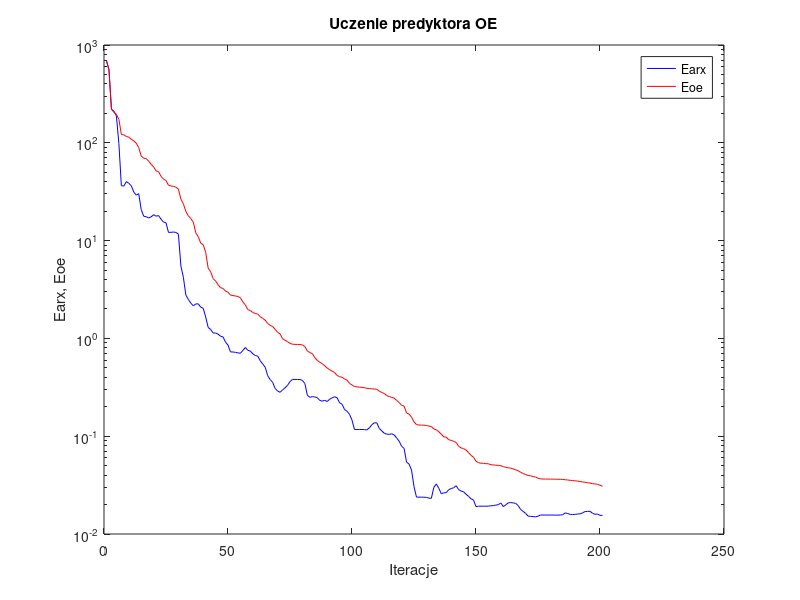
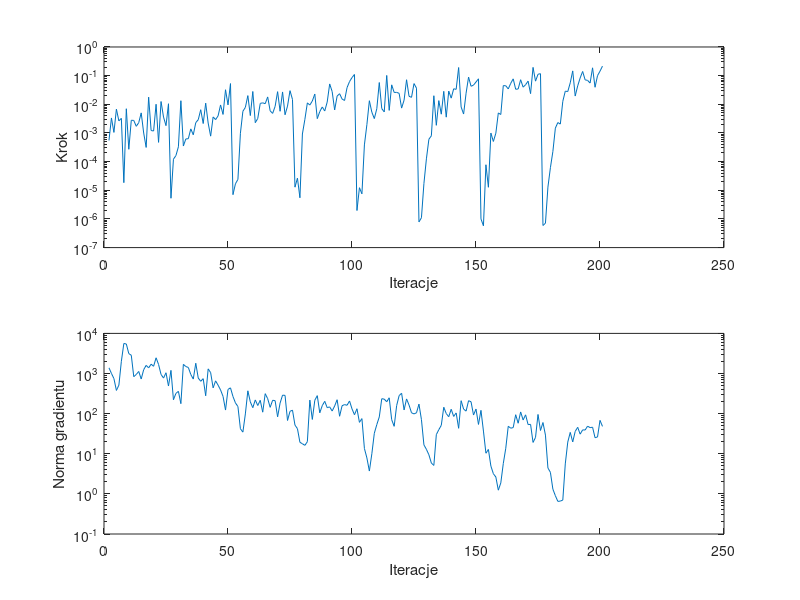

Write MATLAB code to recreate these figures, in order.
%uczenie predyktora oe
clear all;
n=0; farx(n+1)=6.875655e+002; foe(n+1)=6.907516e+002; wspucz(n+1)=0.000000e+000; ng(n+1)=0.000000e+000;
%odnowa zmiennej metryki
n=1; farx(n+1)=5.605293e+002; foe(n+1)=5.608589e+002; krok(n+1)=5.465324e-004; ng(n+1)=1.387877e+003;
n=2; farx(n+1)=2.208264e+002; foe(n+1)=2.207861e+002; krok(n+1)=3.340564e-003; ng(n+1)=1.006039e+003;
n=3; farx(n+1)=2.105202e+002; foe(n+1)=2.046280e+002; krok(n+1)=1.046070e-003; ng(n+1)=7.475140e+002;
n=4; farx(n+1)=1.882193e+002; foe(n+1)=1.954179e+002; krok(n+1)=6.773640e-003; ng(n+1)=3.786482e+002;
n=5; farx(n+1)=9.799816e+001; foe(n+1)=1.740118e+002; krok(n+1)=2.637175e-003; ng(n+1)=5.128124e+002;
n=6; farx(n+1)=3.642302e+001; foe(n+1)=1.215425e+002; krok(n+1)=3.236442e-003; ng(n+1)=2.018583e+003;
n=7; farx(n+1)=3.610702e+001; foe(n+1)=1.207472e+002; krok(n+1)=1.843594e-005; ng(n+1)=5.606099e+003;
n=8; farx(n+1)=4.009630e+001; foe(n+1)=1.161412e+002; krok(n+1)=6.998367e-003; ng(n+1)=5.442002e+003;
n=9; farx(n+1)=3.855923e+001; foe(n+1)=1.142173e+002; krok(n+1)=2.695564e-004; ng(n+1)=3.130316e+003;
n=10; farx(n+1)=3.642926e+001; foe(n+1)=1.087416e+002; krok(n+1)=2.774090e-003; ng(n+1)=2.859458e+003;
n=11; farx(n+1)=3.135765e+001; foe(n+1)=1.045002e+002; krok(n+1)=2.739044e-003; ng(n+1)=8.345307e+002;
n=12; farx(n+1)=2.917929e+001; foe(n+1)=9.918311e+001; krok(n+1)=1.704775e-003; ng(n+1)=9.456287e+002;
n=13; farx(n+1)=3.017939e+001; foe(n+1)=8.939465e+001; krok(n+1)=2.281831e-003; ng(n+1)=1.125609e+003;
n=14; farx(n+1)=2.077702e+001; foe(n+1)=7.333775e+001; krok(n+1)=5.022246e-003; ng(n+1)=7.297424e+002;
n=15; farx(n+1)=1.775897e+001; foe(n+1)=6.948481e+001; krok(n+1)=9.975011e-004; ng(n+1)=1.246783e+003;
n=16; farx(n+1)=1.755783e+001; foe(n+1)=6.909529e+001; krok(n+1)=3.127269e-004; ng(n+1)=1.596169e+003;
n=17; farx(n+1)=1.703312e+001; foe(n+1)=6.494981e+001; krok(n+1)=1.775212e-002; ng(n+1)=1.382455e+003;
n=18; farx(n+1)=1.748288e+001; foe(n+1)=6.033223e+001; krok(n+1)=1.217981e-003; ng(n+1)=1.707187e+003;
n=19; farx(n+1)=1.838589e+001; foe(n+1)=5.687922e+001; krok(n+1)=1.169591e-003; ng(n+1)=1.515031e+003;
n=20; farx(n+1)=1.776346e+001; foe(n+1)=5.154617e+001; krok(n+1)=1.004414e-002; ng(n+1)=2.465228e+003;
n=21; farx(n+1)=1.802921e+001; foe(n+1)=5.065173e+001; krok(n+1)=4.698408e-004; ng(n+1)=1.682509e+003;
n=22; farx(n+1)=1.654406e+001; foe(n+1)=4.537596e+001; krok(n+1)=1.251384e-002; ng(n+1)=9.485151e+002;
n=23; farx(n+1)=1.544835e+001; foe(n+1)=4.251490e+001; krok(n+1)=3.584297e-003; ng(n+1)=7.699015e+002;
n=24; farx(n+1)=1.521568e+001; foe(n+1)=4.115139e+001; krok(n+1)=1.797919e-003; ng(n+1)=1.044937e+003;
n=25; farx(n+1)=1.214153e+001; foe(n+1)=3.676742e+001; krok(n+1)=1.046652e-002; ng(n+1)=4.879463e+002;
%odnowa zmiennej metryki
n=26; farx(n+1)=1.215283e+001; foe(n+1)=3.620935e+001; krok(n+1)=5.272228e-006; ng(n+1)=1.198719e+003;
n=27; farx(n+1)=1.223987e+001; foe(n+1)=3.588433e+001; krok(n+1)=1.215958e-004; ng(n+1)=2.219344e+002;
n=28; farx(n+1)=1.211745e+001; foe(n+1)=3.513771e+001; krok(n+1)=1.624345e-004; ng(n+1)=3.199903e+002;
n=29; farx(n+1)=1.164476e+001; foe(n+1)=3.362359e+001; krok(n+1)=3.293253e-004; ng(n+1)=3.599052e+002;
n=30; farx(n+1)=5.505995e+000; foe(n+1)=2.656147e+001; krok(n+1)=1.333847e-002; ng(n+1)=1.772108e+002;
n=31; farx(n+1)=4.222085e+000; foe(n+1)=2.382052e+001; krok(n+1)=3.505202e-004; ng(n+1)=1.692041e+003;
n=32; farx(n+1)=2.775352e+000; foe(n+1)=1.988773e+001; krok(n+1)=6.187216e-004; ng(n+1)=1.491808e+003;
n=33; farx(n+1)=2.505729e+000; foe(n+1)=1.792729e+001; krok(n+1)=6.298318e-004; ng(n+1)=1.416573e+003;
n=34; farx(n+1)=2.294352e+000; foe(n+1)=1.680856e+001; krok(n+1)=1.389400e-003; ng(n+1)=9.453015e+002;
n=35; farx(n+1)=2.153576e+000; foe(n+1)=1.543568e+001; krok(n+1)=8.616391e-004; ng(n+1)=7.265548e+002;
n=36; farx(n+1)=2.251034e+000; foe(n+1)=1.202743e+001; krok(n+1)=2.293321e-003; ng(n+1)=1.803701e+003;
n=37; farx(n+1)=2.255709e+000; foe(n+1)=1.095871e+001; krok(n+1)=2.896066e-003; ng(n+1)=7.720965e+002;
n=38; farx(n+1)=2.087536e+000; foe(n+1)=9.421072e+000; krok(n+1)=6.475792e-003; ng(n+1)=6.406598e+002;
n=39; farx(n+1)=2.032951e+000; foe(n+1)=9.062321e+000; krok(n+1)=2.133516e-003; ng(n+1)=7.436713e+002;
n=40; farx(n+1)=1.657215e+000; foe(n+1)=7.593461e+000; krok(n+1)=1.095618e-002; ng(n+1)=2.788523e+002;
n=41; farx(n+1)=1.296281e+000; foe(n+1)=5.226331e+000; krok(n+1)=2.213894e-003; ng(n+1)=1.304739e+003;
n=42; farx(n+1)=1.233610e+000; foe(n+1)=4.809889e+000; krok(n+1)=7.740461e-004; ng(n+1)=1.051375e+003;
n=43; farx(n+1)=1.136112e+000; foe(n+1)=4.087304e+000; krok(n+1)=3.625910e-003; ng(n+1)=4.391757e+002;
n=44; farx(n+1)=1.135646e+000; foe(n+1)=3.862158e+000; krok(n+1)=2.924385e-003; ng(n+1)=6.564651e+002;
n=45; farx(n+1)=1.105557e+000; foe(n+1)=3.535860e+000; krok(n+1)=3.941672e-003; ng(n+1)=5.120035e+002;
n=46; farx(n+1)=1.053256e+000; foe(n+1)=3.296406e+000; krok(n+1)=9.495353e-003; ng(n+1)=3.894053e+002;
n=47; farx(n+1)=1.034526e+000; foe(n+1)=3.246456e+000; krok(n+1)=4.427789e-003; ng(n+1)=2.688468e+002;
n=48; farx(n+1)=9.162202e-001; foe(n+1)=3.043801e+000; krok(n+1)=3.221469e-002; ng(n+1)=1.228598e+002;
n=49; farx(n+1)=8.533485e-001; foe(n+1)=2.967328e+000; krok(n+1)=9.524551e-003; ng(n+1)=4.018104e+002;
n=50; farx(n+1)=7.278077e-001; foe(n+1)=2.770148e+000; krok(n+1)=5.286105e-002; ng(n+1)=4.393224e+002;
%odnowa zmiennej metryki
n=51; farx(n+1)=7.261104e-001; foe(n+1)=2.743432e+000; krok(n+1)=7.026980e-006; ng(n+1)=2.677531e+002;
n=52; farx(n+1)=7.202327e-001; foe(n+1)=2.713192e+000; krok(n+1)=1.684728e-005; ng(n+1)=1.852897e+002;
n=53; farx(n+1)=7.110003e-001; foe(n+1)=2.686267e+000; krok(n+1)=2.394830e-005; ng(n+1)=1.503772e+002;
n=54; farx(n+1)=7.050349e-001; foe(n+1)=2.601248e+000; krok(n+1)=9.761580e-004; ng(n+1)=4.209192e+001;
n=55; farx(n+1)=7.541220e-001; foe(n+1)=2.358852e+000; krok(n+1)=5.711090e-003; ng(n+1)=3.464837e+001;
n=56; farx(n+1)=8.069035e-001; foe(n+1)=2.200631e+000; krok(n+1)=7.780842e-003; ng(n+1)=9.844329e+001;
n=57; farx(n+1)=7.558897e-001; foe(n+1)=1.968418e+000; krok(n+1)=2.008899e-002; ng(n+1)=3.706195e+002;
n=58; farx(n+1)=7.422941e-001; foe(n+1)=1.930513e+000; krok(n+1)=4.042588e-003; ng(n+1)=1.963291e+002;
n=59; farx(n+1)=6.957324e-001; foe(n+1)=1.838319e+000; krok(n+1)=2.799347e-002; ng(n+1)=1.406861e+002;
n=60; farx(n+1)=6.689507e-001; foe(n+1)=1.796869e+000; krok(n+1)=2.281831e-003; ng(n+1)=2.196505e+002;
n=61; farx(n+1)=6.580936e-001; foe(n+1)=1.772917e+000; krok(n+1)=3.212655e-003; ng(n+1)=1.594103e+002;
n=62; farx(n+1)=5.910414e-001; foe(n+1)=1.667266e+000; krok(n+1)=1.073668e-002; ng(n+1)=2.149577e+002;
n=63; farx(n+1)=5.471150e-001; foe(n+1)=1.600075e+000; krok(n+1)=1.125547e-002; ng(n+1)=1.087161e+002;
n=64; farx(n+1)=5.069403e-001; foe(n+1)=1.538850e+000; krok(n+1)=1.048565e-002; ng(n+1)=3.146681e+002;
n=65; farx(n+1)=4.159101e-001; foe(n+1)=1.418902e+000; krok(n+1)=1.808357e-002; ng(n+1)=2.359169e+002;
n=66; farx(n+1)=3.794709e-001; foe(n+1)=1.360330e+000; krok(n+1)=5.906887e-003; ng(n+1)=1.434985e+002;
n=67; farx(n+1)=3.555327e-001; foe(n+1)=1.322083e+000; krok(n+1)=4.818429e-003; ng(n+1)=2.156896e+002;
n=68; farx(n+1)=3.077305e-001; foe(n+1)=1.239217e+000; krok(n+1)=8.473306e-003; ng(n+1)=2.100682e+002;
n=69; farx(n+1)=2.896480e-001; foe(n+1)=1.153087e+000; krok(n+1)=2.762153e-002; ng(n+1)=8.332729e+001;
n=70; farx(n+1)=2.811193e-001; foe(n+1)=1.112000e+000; krok(n+1)=5.711090e-003; ng(n+1)=1.831474e+002;
n=71; farx(n+1)=2.972717e-001; foe(n+1)=9.916325e-001; krok(n+1)=2.698544e-002; ng(n+1)=2.887881e+002;
n=72; farx(n+1)=3.123713e-001; foe(n+1)=9.568056e-001; krok(n+1)=4.312903e-003; ng(n+1)=2.851865e+002;
n=73; farx(n+1)=3.311653e-001; foe(n+1)=9.261932e-001; krok(n+1)=8.672124e-003; ng(n+1)=6.750833e+001;
n=74; farx(n+1)=3.616255e-001; foe(n+1)=8.898352e-001; krok(n+1)=2.991958e-002; ng(n+1)=1.141413e+002;
n=75; farx(n+1)=3.809597e-001; foe(n+1)=8.713285e-001; krok(n+1)=1.477175e-002; ng(n+1)=1.222196e+002;
%odnowa zmiennej metryki
n=76; farx(n+1)=3.804216e-001; foe(n+1)=8.692977e-001; krok(n+1)=1.283755e-005; ng(n+1)=5.185775e+001;
n=77; farx(n+1)=3.799890e-001; foe(n+1)=8.670327e-001; krok(n+1)=2.648762e-005; ng(n+1)=4.221123e+001;
n=78; farx(n+1)=3.799338e-001; foe(n+1)=8.669417e-001; krok(n+1)=5.472859e-006; ng(n+1)=1.928765e+001;
n=79; farx(n+1)=3.718382e-001; foe(n+1)=8.559772e-001; krok(n+1)=9.208067e-004; ng(n+1)=1.777279e+001;
n=80; farx(n+1)=3.450593e-001; foe(n+1)=8.260395e-001; krok(n+1)=2.988526e-003; ng(n+1)=1.619497e+001;
n=81; farx(n+1)=2.617958e-001; foe(n+1)=7.419084e-001; krok(n+1)=1.121678e-002; ng(n+1)=2.002581e+001;
n=82; farx(n+1)=2.499613e-001; foe(n+1)=7.172997e-001; krok(n+1)=9.436540e-003; ng(n+1)=2.175397e+002;
n=83; farx(n+1)=2.538036e-001; foe(n+1)=6.985556e-001; krok(n+1)=1.305012e-002; ng(n+1)=7.162710e+001;
n=84; farx(n+1)=2.521739e-001; foe(n+1)=6.349885e-001; krok(n+1)=2.279678e-002; ng(n+1)=2.154968e+002;
n=85; farx(n+1)=2.476185e-001; foe(n+1)=5.956377e-001; krok(n+1)=3.159755e-003; ng(n+1)=2.808461e+002;
n=86; farx(n+1)=2.320734e-001; foe(n+1)=5.704717e-001; krok(n+1)=5.548179e-003; ng(n+1)=1.047661e+002;
n=87; farx(n+1)=2.284934e-001; foe(n+1)=5.512038e-001; krok(n+1)=8.076024e-003; ng(n+1)=1.578413e+002;
n=88; farx(n+1)=2.328514e-001; foe(n+1)=5.248189e-001; krok(n+1)=5.843731e-003; ng(n+1)=2.030004e+002;
n=89; farx(n+1)=2.264266e-001; foe(n+1)=4.979499e-001; krok(n+1)=1.199953e-002; ng(n+1)=1.409068e+002;
n=90; farx(n+1)=2.390975e-001; foe(n+1)=4.781440e-001; krok(n+1)=5.142836e-002; ng(n+1)=1.473432e+002;
n=91; farx(n+1)=2.469240e-001; foe(n+1)=4.620262e-001; krok(n+1)=2.779047e-002; ng(n+1)=1.161112e+002;
n=92; farx(n+1)=2.533486e-001; foe(n+1)=4.472897e-001; krok(n+1)=6.349841e-003; ng(n+1)=1.550775e+002;
n=93; farx(n+1)=2.469516e-001; foe(n+1)=4.178771e-001; krok(n+1)=1.936662e-002; ng(n+1)=2.221464e+002;
n=94; farx(n+1)=2.199143e-001; foe(n+1)=4.061172e-001; krok(n+1)=2.340953e-002; ng(n+1)=8.606592e+001;
n=95; farx(n+1)=2.120648e-001; foe(n+1)=4.003135e-001; krok(n+1)=1.526430e-002; ng(n+1)=1.574006e+002;
n=96; farx(n+1)=1.872975e-001; foe(n+1)=3.849298e-001; krok(n+1)=1.360047e-002; ng(n+1)=1.681752e+002;
n=97; farx(n+1)=1.798131e-001; foe(n+1)=3.742722e-001; krok(n+1)=3.813366e-002; ng(n+1)=1.614943e+002;
n=98; farx(n+1)=1.673211e-001; foe(n+1)=3.467916e-001; krok(n+1)=6.209076e-002; ng(n+1)=2.068870e+002;
n=99; farx(n+1)=1.460856e-001; foe(n+1)=3.338810e-001; krok(n+1)=8.571529e-002; ng(n+1)=1.314800e+002;
n=100; farx(n+1)=1.171398e-001; foe(n+1)=3.214392e-001; krok(n+1)=1.096481e-001; ng(n+1)=9.376913e+001;
%odnowa zmiennej metryki
n=101; farx(n+1)=1.171062e-001; foe(n+1)=3.194174e-001; krok(n+1)=1.966665e-006; ng(n+1)=1.324793e+002;
n=102; farx(n+1)=1.170809e-001; foe(n+1)=3.173814e-001; krok(n+1)=1.231075e-005; ng(n+1)=6.063026e+001;
n=103; farx(n+1)=1.171493e-001; foe(n+1)=3.156996e-001; krok(n+1)=7.517282e-006; ng(n+1)=7.522995e+001;
n=104; farx(n+1)=1.167968e-001; foe(n+1)=3.134278e-001; krok(n+1)=3.831728e-004; ng(n+1)=1.356745e+001;
n=105; farx(n+1)=1.160179e-001; foe(n+1)=3.085149e-001; krok(n+1)=1.951356e-003; ng(n+1)=7.891870e+000;
n=106; farx(n+1)=1.216127e-001; foe(n+1)=3.072090e-001; krok(n+1)=1.333847e-002; ng(n+1)=3.707848e+000;
n=107; farx(n+1)=1.311276e-001; foe(n+1)=3.051857e-001; krok(n+1)=5.294040e-003; ng(n+1)=9.999717e+000;
n=108; farx(n+1)=1.370054e-001; foe(n+1)=3.033721e-001; krok(n+1)=3.174920e-003; ng(n+1)=3.247189e+001;
n=109; farx(n+1)=1.369877e-001; foe(n+1)=3.019009e-001; krok(n+1)=7.032104e-003; ng(n+1)=5.333460e+001;
n=110; farx(n+1)=1.200874e-001; foe(n+1)=2.887809e-001; krok(n+1)=5.753341e-002; ng(n+1)=8.278138e+001;
n=111; farx(n+1)=1.133628e-001; foe(n+1)=2.800008e-001; krok(n+1)=7.088102e-003; ng(n+1)=2.355985e+002;
n=112; farx(n+1)=1.073135e-001; foe(n+1)=2.735031e-001; krok(n+1)=5.414124e-003; ng(n+1)=2.298212e+002;
n=113; farx(n+1)=1.050349e-001; foe(n+1)=2.602292e-001; krok(n+1)=1.015974e-001; ng(n+1)=1.978552e+002;
n=114; farx(n+1)=1.043199e-001; foe(n+1)=2.546606e-001; krok(n+1)=6.130766e-003; ng(n+1)=2.480967e+002;
n=115; farx(n+1)=1.058951e-001; foe(n+1)=2.496113e-001; krok(n+1)=4.774286e-002; ng(n+1)=7.062901e+001;
n=116; farx(n+1)=1.030822e-001; foe(n+1)=2.447414e-001; krok(n+1)=2.592196e-002; ng(n+1)=4.828479e+001;
n=117; farx(n+1)=9.602432e-002; foe(n+1)=2.321610e-001; krok(n+1)=2.606552e-002; ng(n+1)=1.587187e+002;
n=118; farx(n+1)=8.899160e-002; foe(n+1)=2.211025e-001; krok(n+1)=2.420651e-002; ng(n+1)=2.812544e+002;
n=119; farx(n+1)=7.901669e-002; foe(n+1)=2.068129e-001; krok(n+1)=7.366454e-003; ng(n+1)=3.225503e+002;
n=120; farx(n+1)=7.500342e-002; foe(n+1)=2.034279e-001; krok(n+1)=1.394089e-002; ng(n+1)=1.236968e+002;
n=121; farx(n+1)=5.435927e-002; foe(n+1)=1.726467e-001; krok(n+1)=7.190954e-002; ng(n+1)=2.326372e+002;
n=122; farx(n+1)=5.187377e-002; foe(n+1)=1.683288e-001; krok(n+1)=1.900448e-002; ng(n+1)=1.636293e+002;
n=123; farx(n+1)=4.506840e-002; foe(n+1)=1.567106e-001; krok(n+1)=1.750226e-002; ng(n+1)=1.049758e+002;
n=124; farx(n+1)=3.052341e-002; foe(n+1)=1.400522e-001; krok(n+1)=5.286105e-002; ng(n+1)=9.847239e+001;
n=125; farx(n+1)=2.383021e-002; foe(n+1)=1.315629e-001; krok(n+1)=3.658573e-002; ng(n+1)=1.049231e+002;
%odnowa zmiennej metryki
n=126; farx(n+1)=2.380842e-002; foe(n+1)=1.300586e-001; krok(n+1)=7.875715e-007; ng(n+1)=1.726845e+002;
n=127; farx(n+1)=2.379987e-002; foe(n+1)=1.298242e-001; krok(n+1)=1.099898e-006; ng(n+1)=7.083279e+001;
n=128; farx(n+1)=2.378522e-002; foe(n+1)=1.296155e-001; krok(n+1)=1.726474e-005; ng(n+1)=1.663407e+001;
n=129; farx(n+1)=2.368778e-002; foe(n+1)=1.287306e-001; krok(n+1)=1.248978e-004; ng(n+1)=1.289747e+001;
n=130; farx(n+1)=2.326523e-002; foe(n+1)=1.268522e-001; krok(n+1)=6.038301e-004; ng(n+1)=9.440397e+000;
n=131; farx(n+1)=2.318430e-002; foe(n+1)=1.254435e-001; krok(n+1)=7.968363e-004; ng(n+1)=5.866244e+000;
n=132; farx(n+1)=3.001368e-002; foe(n+1)=1.186200e-001; krok(n+1)=1.989989e-002; ng(n+1)=5.116771e+000;
n=133; farx(n+1)=3.252725e-002; foe(n+1)=1.162602e-001; krok(n+1)=1.849454e-003; ng(n+1)=2.994378e+001;
n=134; farx(n+1)=2.934686e-002; foe(n+1)=1.111935e-001; krok(n+1)=1.345640e-002; ng(n+1)=3.983714e+001;
n=135; farx(n+1)=2.579898e-002; foe(n+1)=1.047348e-001; krok(n+1)=4.520892e-003; ng(n+1)=5.104851e+001;
n=136; farx(n+1)=2.635079e-002; foe(n+1)=9.857522e-002; krok(n+1)=2.835564e-002; ng(n+1)=1.444182e+002;
n=137; farx(n+1)=2.649272e-002; foe(n+1)=9.773273e-002; krok(n+1)=3.559503e-003; ng(n+1)=1.003690e+002;
n=138; farx(n+1)=2.839328e-002; foe(n+1)=9.201301e-002; krok(n+1)=2.896961e-002; ng(n+1)=8.375638e+001;
n=139; farx(n+1)=2.914751e-002; foe(n+1)=9.064345e-002; krok(n+1)=1.640862e-002; ng(n+1)=1.284814e+002;
n=140; farx(n+1)=2.972412e-002; foe(n+1)=8.859916e-002; krok(n+1)=3.481722e-002; ng(n+1)=8.518700e+001;
n=141; farx(n+1)=3.118439e-002; foe(n+1)=8.627103e-002; krok(n+1)=3.320390e-002; ng(n+1)=1.042595e+002;
n=142; farx(n+1)=2.839288e-002; foe(n+1)=7.876738e-002; krok(n+1)=1.919189e-001; ng(n+1)=4.310248e+001;
n=143; farx(n+1)=2.750512e-002; foe(n+1)=7.598075e-002; krok(n+1)=8.076021e-003; ng(n+1)=2.102469e+002;
n=144; farx(n+1)=2.697064e-002; foe(n+1)=7.458095e-002; krok(n+1)=4.578975e-003; ng(n+1)=1.301200e+002;
n=145; farx(n+1)=2.552200e-002; foe(n+1)=7.223327e-002; krok(n+1)=2.439969e-002; ng(n+1)=1.154556e+002;
n=146; farx(n+1)=2.425745e-002; foe(n+1)=6.793946e-002; krok(n+1)=8.892157e-002; ng(n+1)=2.102745e+002;
n=147; farx(n+1)=2.288268e-002; foe(n+1)=6.373867e-002; krok(n+1)=4.256083e-002; ng(n+1)=1.974704e+002;
n=148; farx(n+1)=2.225224e-002; foe(n+1)=6.092415e-002; krok(n+1)=4.669156e-002; ng(n+1)=9.227523e+001;
n=149; farx(n+1)=1.905809e-002; foe(n+1)=5.532621e-002; krok(n+1)=6.004768e-002; ng(n+1)=1.301640e+002;
n=150; farx(n+1)=1.924293e-002; foe(n+1)=5.362073e-002; krok(n+1)=7.753372e-002; ng(n+1)=5.380141e+001;
%odnowa zmiennej metryki
n=151; farx(n+1)=1.924615e-002; foe(n+1)=5.292205e-002; krok(n+1)=1.001277e-006; ng(n+1)=1.208975e+002;
n=152; farx(n+1)=1.924671e-002; foe(n+1)=5.288071e-002; krok(n+1)=5.761230e-007; ng(n+1)=3.677244e+001;
n=153; farx(n+1)=1.925131e-002; foe(n+1)=5.237597e-002; krok(n+1)=7.773395e-005; ng(n+1)=1.031024e+001;
n=154; farx(n+1)=1.926525e-002; foe(n+1)=5.226978e-002; krok(n+1)=1.274425e-005; ng(n+1)=1.280769e+001;
n=155; farx(n+1)=1.943416e-002; foe(n+1)=5.105406e-002; krok(n+1)=9.914730e-004; ng(n+1)=4.937597e+000;
n=156; farx(n+1)=1.954784e-002; foe(n+1)=5.085157e-002; krok(n+1)=5.053235e-004; ng(n+1)=3.182702e+000;
n=157; farx(n+1)=1.975531e-002; foe(n+1)=5.054272e-002; krok(n+1)=9.796872e-004; ng(n+1)=2.632641e+000;
n=158; farx(n+1)=1.993946e-002; foe(n+1)=5.032785e-002; krok(n+1)=5.003630e-003; ng(n+1)=1.236996e+000;
n=159; farx(n+1)=2.075816e-002; foe(n+1)=4.995111e-002; krok(n+1)=4.403244e-003; ng(n+1)=1.877840e+000;
n=160; farx(n+1)=1.906603e-002; foe(n+1)=4.887004e-002; krok(n+1)=4.486659e-002; ng(n+1)=5.685592e+000;
n=161; farx(n+1)=1.985279e-002; foe(n+1)=4.803234e-002; krok(n+1)=4.446078e-002; ng(n+1)=1.369445e+001;
n=162; farx(n+1)=2.083211e-002; foe(n+1)=4.762200e-002; krok(n+1)=3.432277e-002; ng(n+1)=4.836358e+001;
n=163; farx(n+1)=2.096537e-002; foe(n+1)=4.703691e-002; krok(n+1)=5.387784e-002; ng(n+1)=4.338453e+001;
n=164; farx(n+1)=2.080287e-002; foe(n+1)=4.631672e-002; krok(n+1)=7.727538e-002; ng(n+1)=4.490314e+001;
n=165; farx(n+1)=2.055432e-002; foe(n+1)=4.529287e-002; krok(n+1)=3.345119e-002; ng(n+1)=9.395389e+001;
n=166; farx(n+1)=1.954602e-002; foe(n+1)=4.435535e-002; krok(n+1)=3.431867e-002; ng(n+1)=5.764549e+001;
n=167; farx(n+1)=1.779696e-002; foe(n+1)=4.270368e-002; krok(n+1)=7.208292e-002; ng(n+1)=1.102919e+002;
n=168; farx(n+1)=1.704412e-002; foe(n+1)=4.153998e-002; krok(n+1)=3.965402e-002; ng(n+1)=6.948888e+001;
n=169; farx(n+1)=1.625832e-002; foe(n+1)=4.054673e-002; krok(n+1)=4.834060e-002; ng(n+1)=9.333477e+001;
n=170; farx(n+1)=1.523618e-002; foe(n+1)=3.965282e-002; krok(n+1)=6.444366e-002; ng(n+1)=5.332431e+001;
n=171; farx(n+1)=1.514933e-002; foe(n+1)=3.937613e-002; krok(n+1)=2.357847e-002; ng(n+1)=5.400767e+001;
n=172; farx(n+1)=1.506559e-002; foe(n+1)=3.860334e-002; krok(n+1)=1.942977e-001; ng(n+1)=1.915922e+001;
n=173; farx(n+1)=1.496715e-002; foe(n+1)=3.830074e-002; krok(n+1)=6.423218e-002; ng(n+1)=2.558343e+001;
n=174; farx(n+1)=1.522357e-002; foe(n+1)=3.714687e-002; krok(n+1)=1.115271e-001; ng(n+1)=9.540247e+001;
n=175; farx(n+1)=1.563405e-002; foe(n+1)=3.663558e-002; krok(n+1)=1.171506e-001; ng(n+1)=3.802359e+001;
%odnowa zmiennej metryki
n=176; farx(n+1)=1.563126e-002; foe(n+1)=3.648754e-002; krok(n+1)=5.910223e-007; ng(n+1)=6.006218e+001;
n=177; farx(n+1)=1.562952e-002; foe(n+1)=3.645925e-002; krok(n+1)=7.074378e-007; ng(n+1)=2.919620e+001;
n=178; farx(n+1)=1.562688e-002; foe(n+1)=3.644329e-002; krok(n+1)=1.290553e-005; ng(n+1)=4.424660e+000;
n=179; farx(n+1)=1.562720e-002; foe(n+1)=3.640785e-002; krok(n+1)=6.140895e-005; ng(n+1)=3.444473e+000;
n=180; farx(n+1)=1.562852e-002; foe(n+1)=3.639021e-002; krok(n+1)=2.266194e-004; ng(n+1)=1.308930e+000;
n=181; farx(n+1)=1.559741e-002; foe(n+1)=3.633659e-002; krok(n+1)=1.476722e-003; ng(n+1)=9.015783e-001;
n=182; farx(n+1)=1.559646e-002; foe(n+1)=3.629379e-002; krok(n+1)=2.304922e-003; ng(n+1)=6.501174e-001;
n=183; farx(n+1)=1.564603e-002; foe(n+1)=3.626806e-002; krok(n+1)=2.041615e-003; ng(n+1)=6.615382e-001;
n=184; farx(n+1)=1.576271e-002; foe(n+1)=3.610753e-002; krok(n+1)=1.270603e-002; ng(n+1)=7.007926e-001;
n=185; farx(n+1)=1.645582e-002; foe(n+1)=3.590725e-002; krok(n+1)=2.876670e-002; ng(n+1)=5.593603e+000;
n=186; farx(n+1)=1.616807e-002; foe(n+1)=3.565502e-002; krok(n+1)=2.780135e-002; ng(n+1)=1.953136e+001;
n=187; farx(n+1)=1.588004e-002; foe(n+1)=3.540443e-002; krok(n+1)=5.625683e-002; ng(n+1)=3.410249e+001;
n=188; farx(n+1)=1.580655e-002; foe(n+1)=3.514095e-002; krok(n+1)=1.464436e-001; ng(n+1)=1.972308e+001;
n=189; farx(n+1)=1.588962e-002; foe(n+1)=3.500670e-002; krok(n+1)=1.941426e-002; ng(n+1)=3.610360e+001;
n=190; farx(n+1)=1.600934e-002; foe(n+1)=3.471647e-002; krok(n+1)=4.388300e-002; ng(n+1)=4.564861e+001;
n=191; farx(n+1)=1.608651e-002; foe(n+1)=3.439103e-002; krok(n+1)=8.322808e-002; ng(n+1)=3.081836e+001;
n=192; farx(n+1)=1.645690e-002; foe(n+1)=3.405671e-002; krok(n+1)=1.400181e-001; ng(n+1)=3.937351e+001;
n=193; farx(n+1)=1.696365e-002; foe(n+1)=3.378691e-002; krok(n+1)=7.142563e-002; ng(n+1)=3.907242e+001;
n=194; farx(n+1)=1.703240e-002; foe(n+1)=3.343700e-002; krok(n+1)=6.826594e-002; ng(n+1)=4.881332e+001;
n=195; farx(n+1)=1.705949e-002; foe(n+1)=3.315293e-002; krok(n+1)=5.514490e-002; ng(n+1)=4.476053e+001;
n=196; farx(n+1)=1.627721e-002; foe(n+1)=3.271150e-002; krok(n+1)=1.874735e-001; ng(n+1)=4.588823e+001;
n=197; farx(n+1)=1.591151e-002; foe(n+1)=3.249268e-002; krok(n+1)=3.933136e-002; ng(n+1)=2.510479e+001;
n=198; farx(n+1)=1.599172e-002; foe(n+1)=3.224889e-002; krok(n+1)=1.000852e-001; ng(n+1)=2.623749e+001;
n=199; farx(n+1)=1.550062e-002; foe(n+1)=3.152517e-002; krok(n+1)=1.428513e-001; ng(n+1)=6.798782e+001;
n=200; farx(n+1)=1.552282e-002; foe(n+1)=3.079077e-002; krok(n+1)=2.150019e-001; ng(n+1)=4.812110e+001;

figure; semilogy(farx,'b'); hold on; semilogy(foe,'r'); xlabel('Iteracje'); ylabel('Earx, Eoe'); legend('Earx','Eoe'); title('Uczenie predyktora OE');
figure; subplot(2,1,1); semilogy(krok); xlabel('Iteracje'); ylabel('Krok');
subplot(2,1,2); semilogy(ng); xlabel('Iteracje'); ylabel('Norma gradientu');
Earx=farx(n+1)
Eoe=foe(n+1)
